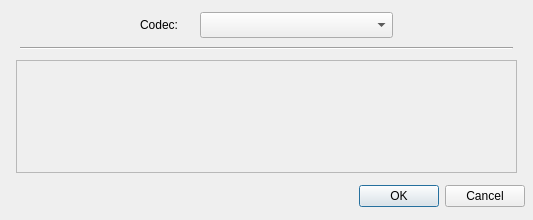
<ui version="4.0" >
 <class>Dialog</class>
 <widget class="QDialog" name="Dialog" >
  <property name="geometry" >
   <rect>
    <x>0</x>
    <y>0</y>
    <width>533</width>
    <height>220</height>
   </rect>
  </property>
  <property name="windowTitle" >
   <string>Dialog</string>
  </property>
  <widget class="QDialogButtonBox" name="buttonBox" >
   <property name="geometry" >
    <rect>
     <x>184</x>
     <y>180</y>
     <width>341</width>
     <height>32</height>
    </rect>
   </property>
   <property name="orientation" >
    <enum>Qt::Horizontal</enum>
   </property>
   <property name="standardButtons" >
    <set>QDialogButtonBox::Cancel|QDialogButtonBox::NoButton|QDialogButtonBox::Ok</set>
   </property>
  </widget>
  <widget class="QComboBox" name="comboBox" >
   <property name="geometry" >
    <rect>
     <x>200</x>
     <y>12</y>
     <width>193</width>
     <height>26</height>
    </rect>
   </property>
  </widget>
  <widget class="QLabel" name="label" >
   <property name="geometry" >
    <rect>
     <x>140</x>
     <y>16</y>
     <width>61</width>
     <height>18</height>
    </rect>
   </property>
   <property name="text" >
    <string>Codec:</string>
   </property>
  </widget>
  <widget class="Line" name="line" >
   <property name="geometry" >
    <rect>
     <x>20</x>
     <y>40</y>
     <width>493</width>
     <height>16</height>
    </rect>
   </property>
   <property name="orientation" >
    <enum>Qt::Horizontal</enum>
   </property>
  </widget>
  <widget class="QFrame" name="frame" >
   <property name="geometry" >
    <rect>
     <x>16</x>
     <y>60</y>
     <width>501</width>
     <height>113</height>
    </rect>
   </property>
   <property name="frameShape" >
    <enum>QFrame::StyledPanel</enum>
   </property>
   <property name="frameShadow" >
    <enum>QFrame::Raised</enum>
   </property>
  </widget>
 </widget>
 <resources/>
 <connections>
  <connection>
   <sender>buttonBox</sender>
   <signal>accepted()</signal>
   <receiver>Dialog</receiver>
   <slot>accept()</slot>
   <hints>
    <hint type="sourcelabel" >
     <x>248</x>
     <y>254</y>
    </hint>
    <hint type="destinationlabel" >
     <x>157</x>
     <y>274</y>
    </hint>
   </hints>
  </connection>
  <connection>
   <sender>buttonBox</sender>
   <signal>rejected()</signal>
   <receiver>Dialog</receiver>
   <slot>reject()</slot>
   <hints>
    <hint type="sourcelabel" >
     <x>316</x>
     <y>260</y>
    </hint>
    <hint type="destinationlabel" >
     <x>286</x>
     <y>274</y>
    </hint>
   </hints>
  </connection>
 </connections>
</ui>
